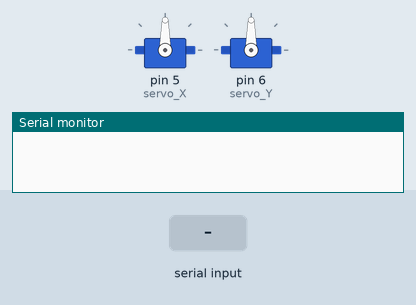
This sketch was run on a simulated Arduino Uno, built with avr-gcc and run on an emulated ATmega328P. Parts: 2 × servo, the last lines printed to the serial monitor. The test bench sets the inputs (shaded band).

Above: at 1.2 s.
1.3 s: "90,45,200\n" received over Serial
At 1.7 s:
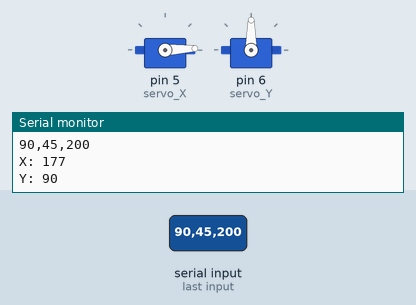
2.8 s: "30,150\n" received over Serial
At 3.9 s:
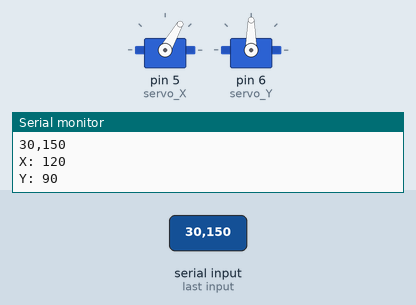
4.3 s: "5\n" received over Serial
At 4.8 s:
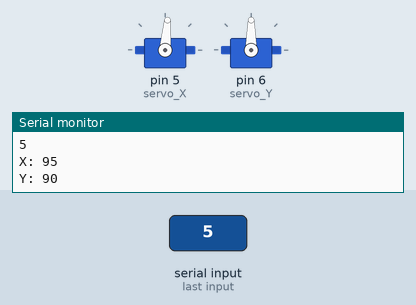
5.8 s: "30,150,10\n" received over Serial
At 6.3 s:
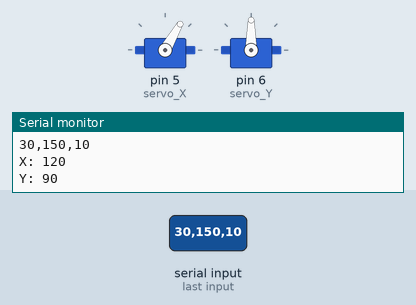
7.3 s: "," received over Serial
At 8.3 s:
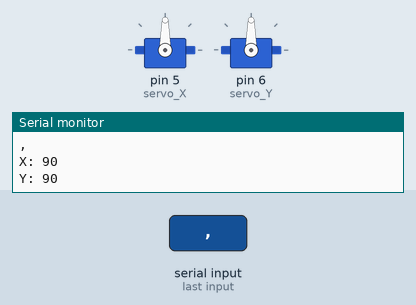
Timing chart, 0 to 9.8 s (numbered marks = the images above; inputs shaded):
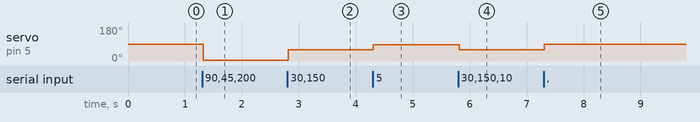

The sketch:

arduinoTurret.ino
```cpp
#include <Servo.h>

Servo servo_X;
Servo servo_Y;

int angle = 90;

void setup() {
  servo_X.attach(5);
  servo_Y.attach(6);
  Serial.begin(9600);

  Serial.setTimeout(10);
}

void loop() {
  // put your main code here, to run repeatedly:

}

void serialEvent() {
  while (Serial.available())
  {
    String serialRead = Serial.readString();

    int x = angle + getX(serialRead);
    int y = angle + getY(serialRead);

    if (y > 90)
    {
      y = 90;
    }

    if (x != servo_X.read())
    {
      servo_X.write(180 - x);
    }
    if (y != servo_Y.read())
    {
      servo_Y.write(y);
    }

    Serial.println(serialRead);
    Serial.print("X: ");
    Serial.println(x);
    Serial.print("Y: ");
    Serial.println(y);
    Serial.println();
  }
}

int getX(String input) {
  input.remove(input.indexOf(","));

  if (input.toInt() > 87)
  {
    return 87;
  }

  return input.toInt();
}

int getY(String input) {
  input.remove(0, input.indexOf(",") + 1);

  if (input.toInt() > 70)
  {
    return 70;
  }

  return input.toInt();
}
```

Measured:
- after the input at 1.3 s, servo on pin 5 (servo_X): 90° → 3° at once
- after the input at 2.8 s, servo on pin 5 (servo_X): 3° → 60° at once
- after the input at 4.3 s, servo on pin 5 (servo_X): 60° → 85° at once
- after the input at 5.8 s, servo on pin 5 (servo_X): 85° → 60° at once
- after the input at 7.3 s, servo on pin 5 (servo_X): 60° → 90° at once
